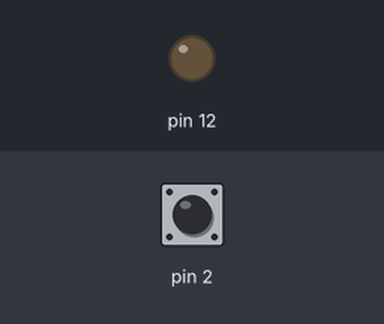
A sketch run on a simulated Arduino Uno, built with avr-gcc and run on an emulated ATmega328P. Shown: output pins drawn as LEDs (lit = HIGH). Dashed ring = blinking. The inputs (shaded band) are chosen by the test bench; at power-on: pin 2 HIGH. What the sketch prints to the serial monitor is not drawn.

Above: at 1.2 s.
1.3 s: pin 2 driven LOW
At 2.0 s:
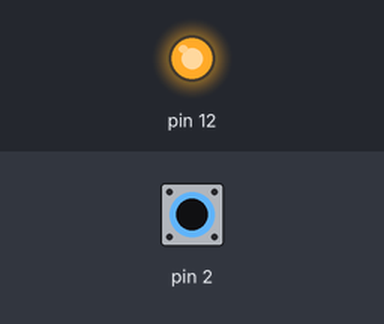
2.8 s: pin 2 driven HIGH
At 3.1 s:
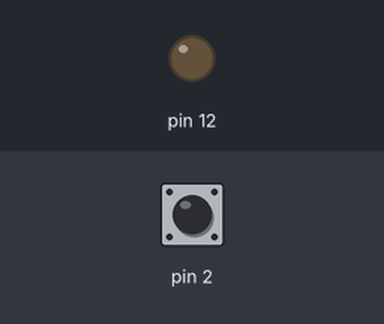
5.8 s: pin 2 pulsed LOW 5 times (0.12 s each, 0.3 s apart)
At 5.86 s:
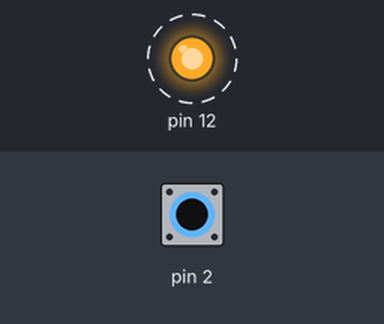
10.3 s: pin 2 pulsed LOW 2 times (0.12 s each, 0.3 s apart)
At 11.0 s:
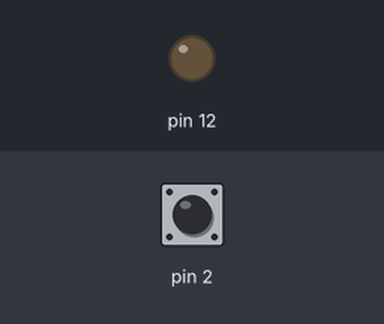
Timing chart, 0 to 13.3 s (numbered marks = the images above; inputs shaded):
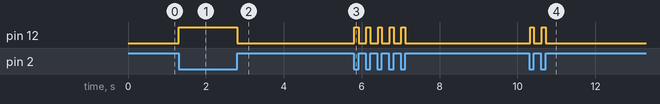

Measured:
- after the input at 1.3 s, pin 12: LOW → HIGH at once
- after the input at 2.8 s, pin 12: HIGH → LOW at once
- after the input at 5.8 s, pin 12: alternates HIGH for 0.10 s and LOW for 0.20 s, 10 changes in all, then stays LOW, starting at once
- after the input at 10.3 s, pin 12: alternates HIGH for 0.10 s and LOW for 0.20 s, 4 changes in all, then stays LOW, starting at once

The sketch:

Working_LED_CC_set_to_0.ino
```cpp
// Arduino code.
// Takes input from a physical switch input on the Arduino board (pin2)
// and translates it into a MIDI Control Change message that is sent over a MIDI cable to another device.
// Inspired by https://dikant.de/2015/01/18/diy-midi-footswitch-controller/


// initialise the switchState
int switchState = 0;

// Define the message you want to send
int midiChannel = 1;
int midiCommand = 102;
int midiValue1 = 0;
int midiValue2 = 127;
// The provided values will send:
// MIDI CC 102 on channel 1 with value 0 or 127 to turn OFF or ON the
// Global Bypass function on a Strymon Timeline effect device.

// setup method
void setup() {
    pinMode(12,OUTPUT);
    pinMode(2,INPUT);
    // Setup serial port for MIDI communication
    Serial.begin(31250);
}

// the loop method is the main method for Arduino.
// Will run when power is provided to the microcontroller.
void loop() {
    switchState = digitalRead(2);
    //this reads from pin 2

    if (switchState == LOW) {
    // the switch is not pressed
    digitalWrite(12, HIGH);
    // message that will be sent when switch is released
    midiCc(midiChannel, midiCommand, midiValue1);
    }

    else {
    // the switch is pressed
    digitalWrite(12, LOW);
    // message that will be sent when switch is triggered
    midiCc(midiChannel, midiCommand, midiValue2);
    delay(50);
    }
}

// this method called by the loop() method
void midiCc(int channel, int command, int value) {
    Serial.write(175 + channel);
    Serial.write(command);
    Serial.write(value);
}
```
